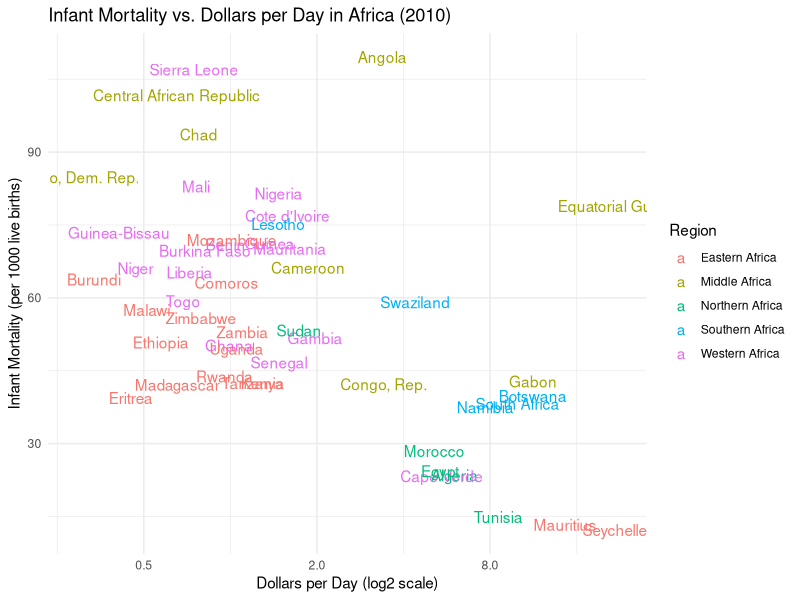

This chart was generated by the following R code:
# Instructions
# Note that there is a large variation in infant mortality and dollars per day among African countries.

# As an example, one country has infant mortality rates of less than 20 per 1000 
# and dollars per day of 16, while another country has infant mortality rates over 10% 
# and dollars per day of about 1.

# In this exercise, we will remake the plot from Exercise 12 with country names instead of points 
# so we can identify which countries are which.

# Instructions
# The mutated dataset is preloaded as gapminder_Africa_2010.

# As in the previous exercise, make a scatter plot of infant_mortality versus dollars_per_day 
# for countries in the African continent.

# As in the previous exercise, use color to denote the different regions of Africa.

# As in the previous exercise, transform the x axis to be in the log (base 2) scale.

# Add a geom_text layer to display country names instead of points.

# Be sure to call aes() within your call to ggplot().

library(dplyr)
library(ggplot2)
library(dslabs)
data(gapminder)

#cria a variável dollars_per_day e filtra os países africanos em 2010, removendo NAs
gapminder_Africa_2010 <- gapminder %>% 
  mutate(dollars_per_day = gdp / population / 365) %>%
  filter(continent == "Africa" & year == 2010 & !is.na(dollars_per_day) & !is.na(infant_mortality))

#cria o gráfico de dispersão substituindo pontos por nomes dos países
gapminder_Africa_2010 %>%
  ggplot(aes(x = dollars_per_day, y = infant_mortality, color = region, label = country)) +
  geom_text() +  
  scale_x_continuous(trans = "log2") +  
  labs(title = "Infant Mortality vs. Dollars per Day in Africa (2010)",
       x = "Dollars per Day (log2 scale)",
       y = "Infant Mortality (per 1000 live births)",
       color = "Region") +
  theme_minimal()
